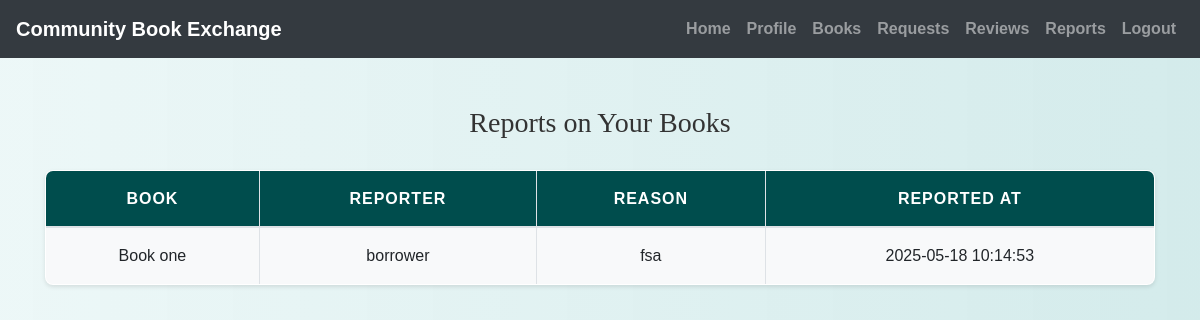
Page /owner/view_reports.php (signed in) on the committed database.
### tables this page shows
CREATE TABLE `reports` (
  `id` int(11) NOT NULL,
  `book_id` int(11) NOT NULL,
  `reporter_id` int(11) NOT NULL,
  `reason` text DEFAULT NULL,
  `reported_at` datetime DEFAULT current_timestamp()
);

CREATE TABLE `books` (
  `id` int(11) NOT NULL,
  `user_id` int(11) NOT NULL,
  `picture` varchar(255) DEFAULT NULL,
  `title` varchar(255) NOT NULL,
  `author` varchar(255) NOT NULL,
  `genre` varchar(100) NOT NULL,
  `condition` varchar(50) NOT NULL,
  `location` varchar(255) DEFAULT NULL,
  `status` enum('Available','Lent Out','Reserved') DEFAULT 'Available',
  `description` text DEFAULT NULL,
  `created_at` datetime DEFAULT current_timestamp()
);

CREATE TABLE `users` (
  `id` int(11) NOT NULL,
  `username` varchar(50) NOT NULL,
  `password` varchar(255) NOT NULL,
  `email` varchar(100) NOT NULL,
  `phone` varchar(20) NOT NULL,
  `age` int(11) DEFAULT NULL,
  `bio` text DEFAULT NULL,
  `user_type` varchar(50) DEFAULT NULL,
  `profile_picture` varchar(255) DEFAULT NULL
);

### owner/view_reports.php (the view, shortened to what this page needs)
<?php
include('config.php');
$owner_id = $_SESSION["id"];
$reports = mysqli_query($conn, "
    SELECT rep.*, b.title AS book_title, u.username AS reporter
    FROM reports rep
    JOIN books b ON rep.book_id = b.id
    JOIN users u ON rep.reporter_id = u.id
    WHERE b.user_id = $owner_id
    ORDER BY rep.reported_at DESC
");
?>
<!DOCTYPE html>
<html>
<head>
    <link rel="stylesheet" href="https://maxcdn.bootstrapcdn.com/bootstrap/4.5.2/css/bootstrap.min.css">
    <link rel="stylesheet" href="./css/style.css">
</head>
<body>
<?php include('navbar.php'); ?>
<div class="container mt-5">
    <h3>Reports on Your Books</h3>
    <table class="table table-bordered">
        <thead>
            <tr>
                <th>Book</th>
                <th>Reporter</th>
                <th>Reason</th>
                <th>Reported At</th>
            </tr>
        </thead>
        <tbody>
            <?php while($r = mysqli_fetch_assoc($reports)) { ?>
            <tr>
                <td><?= htmlspecialchars($r['book_title']) ?></td>
                <td><?= htmlspecialchars($r['reporter']) ?></td>
                <td><?= htmlspecialchars($r['reason']) ?></td>
                <td><?= $r['reported_at'] ?></td>
            </tr>
            <?php } ?>
        </tbody>
    </table>
</div>
</body>
</html>

### owner/css/style.css (style rules this page uses)
body { background: linear-gradient(90deg, rgba(233, 246, 246, 0.831), rgba(207, 233, 233, 0.9)); font-family: 'Arial', sans-serif; color: #333; line-height: 1.6; }
h1, h2, h3, h4 { text-align: center; margin-top: 30px; margin-bottom: 30px; font-family: 'Georgia', serif; }
.container { margin-bottom: 40px; }
.table { width: 100%; border-collapse: collapse; margin-top: 20px; font-size: 16px; background-color: #ffffff; border-radius: 8px; overflow: hidden; box-shadow: 0 2px 4px rgba(0, 0, 0, 0.1); }
.table th, .table td { padding: 15px; border: 1px solid #dee2e6; text-align: center; }
.table thead th { background-color: #004d4d; color: white; font-weight: bold; text-transform: uppercase; letter-spacing: 1px; }
.table tbody tr:nth-child(odd) { background-color: #f8f9fa; }

### rows in the picture
reports: book.title "Book one", reporter.username "borrower", reason "fsa", reported_at "2025-05-18 10:14:53"
